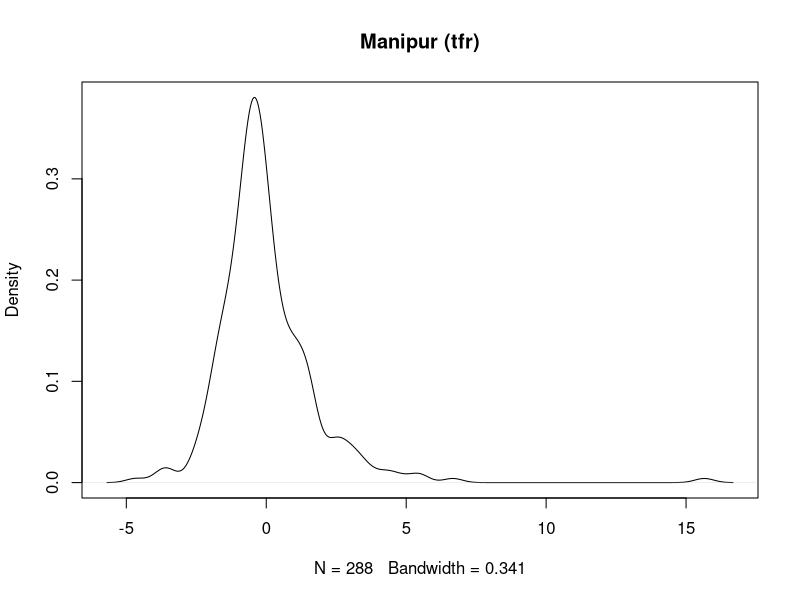

The R source for this figure:
# X = read.csv("maha_Y.csv")
X = read.csv("mani_Y.csv")

cols = c("W", "S", "C")
X[cols] <- lapply(X[cols], factor)

temp = aov(Y ~ W * S * C, data = X)
summary(temp)

t1 = temp[["residuals"]]
plot(density(t1), main = "Manipur (tfr)")

n = length(t1)
t2 = qnorm(seq(n) / n)
chisq.test(t1, t2)